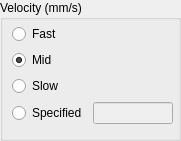
   <widget class="QGroupBox" name="groupBox_14">
    <property name="geometry">
     <rect>
      <x>30</x>
      <y>290</y>
      <width>181</width>
      <height>141</height>
     </rect>
    </property>
    <property name="title">
     <string>Velocity (mm/s)</string>
    </property>
    <widget class="QWidget" name="layoutWidget">
     <property name="geometry">
      <rect>
       <x>12</x>
       <y>24</y>
       <width>161</width>
       <height>102</height>
      </rect>
     </property>
     <layout class="QGridLayout" name="gridLayout_4">
      <item row="0" column="0">
       <widget class="QRadioButton" name="radioButton_tz_vel_fast">
        <property name="text">
         <string>Fast</string>
        </property>
       </widget>
      </item>
      <item row="1" column="0">
       <widget class="QRadioButton" name="radioButton_tz_vel_mid">
        <property name="text">
         <string>Mid</string>
        </property>
        <property name="checked">
         <bool>true</bool>
        </property>
       </widget>
      </item>
      <item row="2" column="0">
       <widget class="QRadioButton" name="radioButton_tz_vel_slow">
        <property name="text">
         <string>Slow</string>
        </property>
       </widget>
      </item>
      <item row="3" column="0">
       <widget class="QRadioButton" name="radioButton_tz_vel_spec">
        <property name="text">
         <string>Specified</string>
        </property>
       </widget>
      </item>
      <item row="3" column="1">
       <widget class="QLineEdit" name="lineEdit_tz_vel_spec">
        <property name="enabled">
         <bool>false</bool>
        </property>
        <property name="cursor">
         <cursorShape>IBeamCursor</cursorShape>
        </property>
        <property name="maxLength">
         <number>6</number>
        </property>
        <property name="readOnly">
         <bool>false</bool>
        </property>
       </widget>
      </item>
     </layout>
    </widget>
   </widget>
